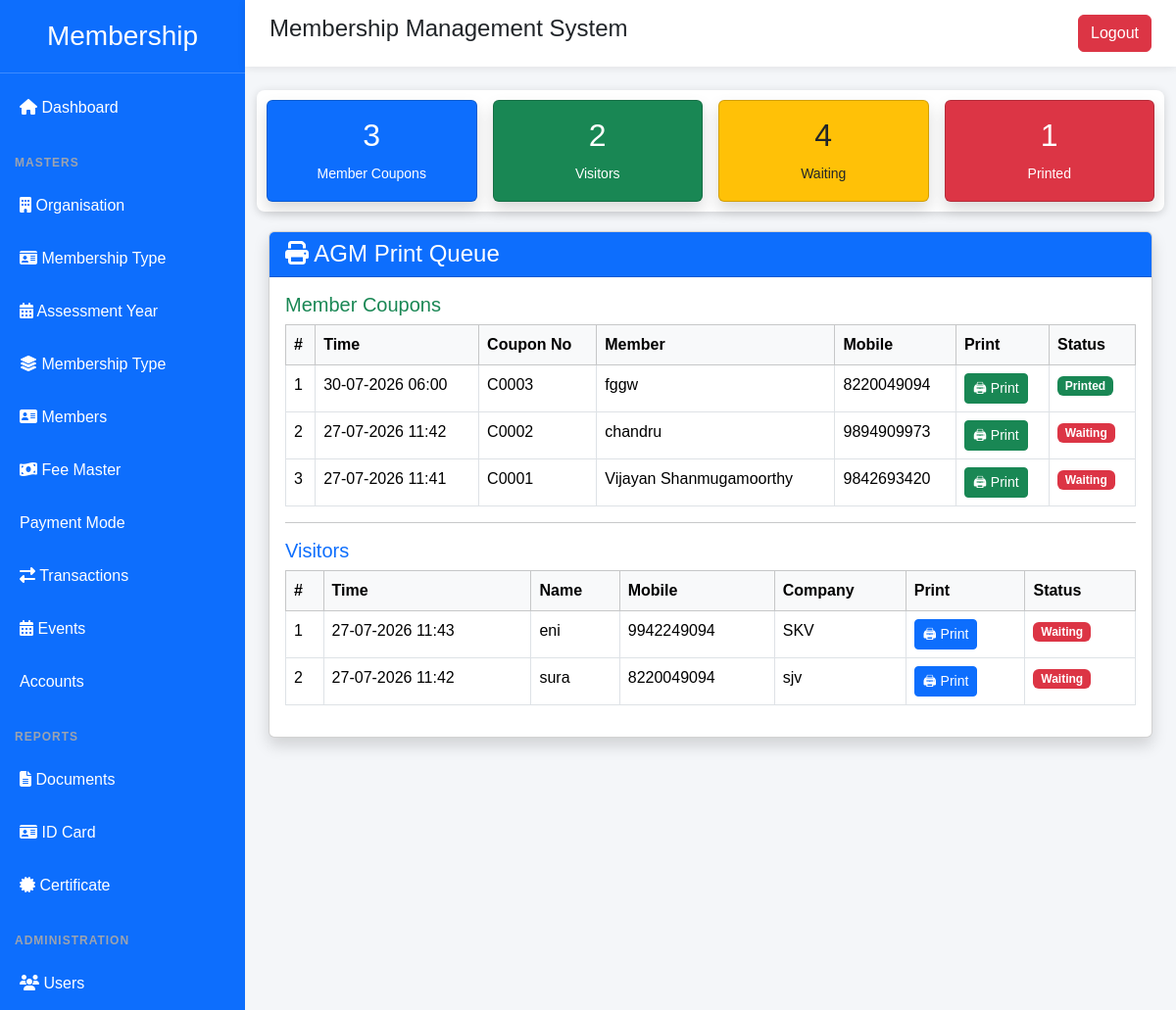
The page /events/print-queue/ (signed in) on the database as committed earlier.
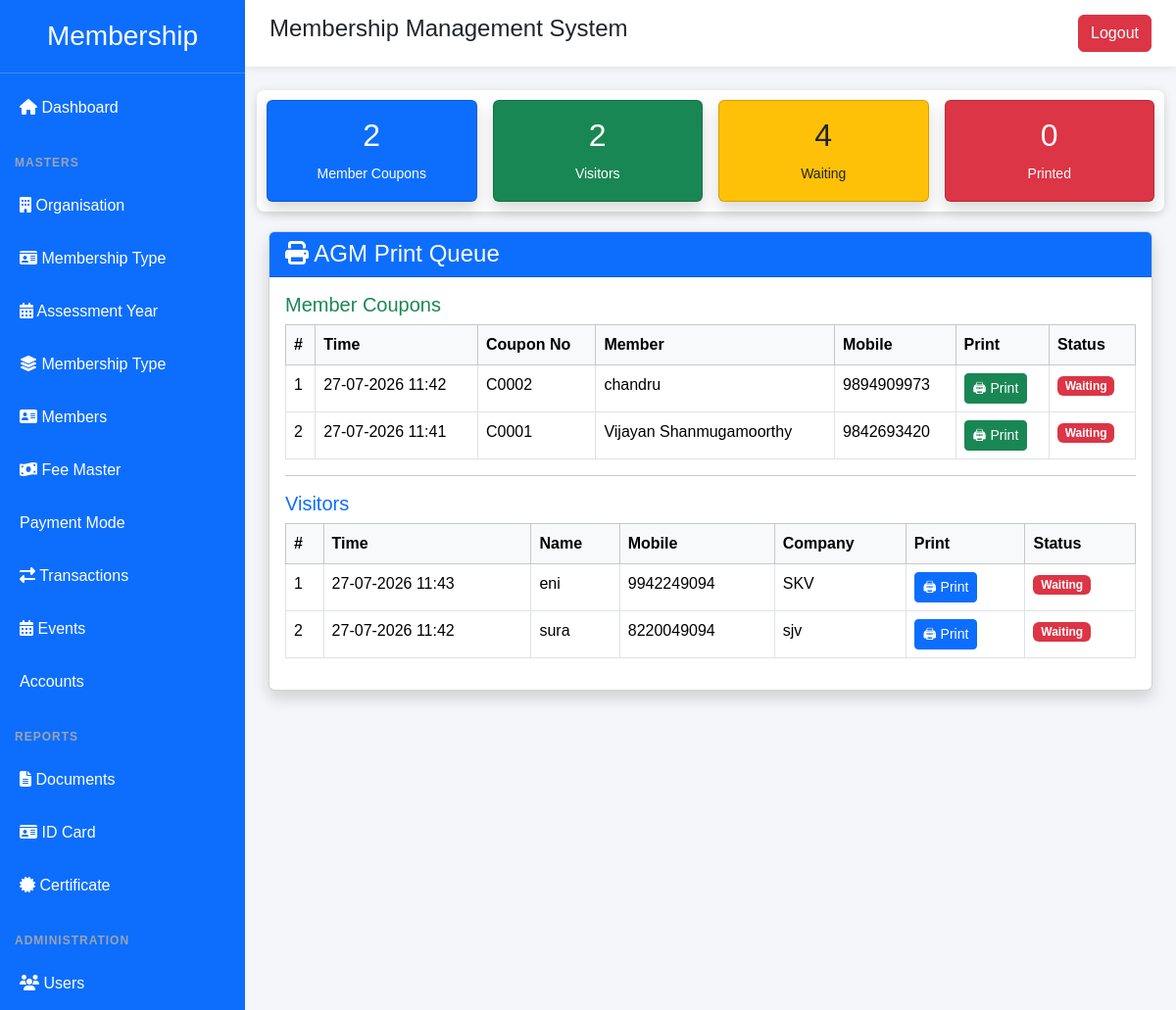
The same page on the database as committed later.
### events/models.py (models this page shows, shortened)
class EventCoupon(models.Model):
    coupon_no = models.CharField(
        max_length=20,
        unique=True,
        blank=True
    )
    event = models.ForeignKey(
        Event,
        on_delete=models.CASCADE,
        related_name="coupons"
    )
    attendance = models.OneToOneField(
        EventAttendance,
        on_delete=models.CASCADE,
        related_name="coupon"
    )
    lucky_draw_no = models.PositiveIntegerField(
        default=0
    )
    qr_code = models.ImageField(
        upload_to="coupon_qr/",
        blank=True,
        null=True
    )
    printed = models.BooleanField(default=False)
    is_winner = models.BooleanField(default=False)
    prize_name = models.CharField(
        max_length=200,
        blank=True
    )
    printed = models.BooleanField(
        default=False
    )
    printed_at = models.DateTimeField(
        null=True,
        blank=True
    )
    issued_at = models.DateTimeField(auto_now_add=True)
    class Meta:
        ordering = ["coupon_no"]

class EventAttendance(models.Model):
    ENTRY_TYPES = (
        ("MEMBER", "Member"),
        ("VISITOR", "Visitor"),
    )
    CHECKIN_METHODS = (
        ("QR", "QR Scan"),
        ("MANUAL", "Manual Entry"),
        ("ADMIN", "Admin Entry"),
    )
    STATUS = (
        ("PRESENT", "Present"),
        ("CANCELLED", "Cancelled"),
    )
    status = models.CharField(
        max_length=20,
        choices=STATUS,
        default="PRESENT",
    )
    event = models.ForeignKey(
        Event,
        on_delete=models.CASCADE,
        related_name="attendances"
    )
    member = models.ForeignKey(
        Member,
        on_delete=models.CASCADE,
        null=True,
        blank=True
    )
    entry_type = models.CharField(
        max_length=10,
        choices=ENTRY_TYPES,
        default="MEMBER"
    )
    checkin_method = models.CharField(
        max_length=10,
        choices=CHECKIN_METHODS,
        default="QR"
    )
    check_in_time = models.DateTimeField(
        auto_now_add=True
    )
    coupon_issued = models.BooleanField(
        default=False
    )
    remarks = models.TextField(
        blank=True
    )
    class Meta:
        ordering = ["-check_in_time"]
        constraints = [
            models.UniqueConstraint(
                fields=["event", "member"],
                name="unique_member_attendance_per_event"
            )
        ]

class EventVisitor(models.Model):
    event = models.ForeignKey(
        Event,
        on_delete=models.CASCADE,
        related_name="visitors"
    )
    visitor_name = models.CharField(
        max_length=200
    )
    mobile = models.CharField(
        max_length=15
    )
    company = models.CharField(
        max_length=200,
        blank=True
    )
    city = models.CharField(
        max_length=100,
        blank=True
    )
    email = models.EmailField(
        blank=True
    )
    referred_by = models.ForeignKey(
        Member,
        on_delete=models.SET_NULL,
        null=True,
        blank=True,
    )
    attendance = models.OneToOneField(
        EventAttendance,
        on_delete=models.CASCADE,
        null=True,
        blank=True
    )
    printed = models.BooleanField(
        default=False
    )
    printed_at = models.DateTimeField(
        null=True,
        blank=True
    )
    created_at = models.DateTimeField(
        auto_now_add=True
    )
    class Meta:
        ordering = ["-created_at"]
        constraints = [
            models.UniqueConstraint(
                fields=["event", "mobile"],
                name="unique_visitor_mobile_per_event"
            )
        ]

### membership/models.py (models this page shows, shortened)
class Member(models.Model):
    STATUS_CHOICES = (
        ("ACTIVE", "Active"),
        ("INACTIVE", "Inactive"),
        ("SUSPENDED", "Suspended"),
    )
    member_no = models.PositiveIntegerField(unique=True)
    membership_no = models.CharField(max_length=50, unique=True)
    joining_date = models.DateField()
    membership_valid_upto = models.DateField()
    organisation = models.ForeignKey(
        Organisation,
        on_delete=models.CASCADE,
    )
    assessment_year = models.ForeignKey(
    AssessmentYear,
    on_delete=models.CASCADE,
    null=True,
    blank=True,
)
    membership_type = models.ForeignKey(
    MembershipType,
    on_delete=models.PROTECT
)
    status = models.CharField(
        max_length=20,
        choices=STATUS_CHOICES,
        default="ACTIVE"
    )
    owner_name = models.CharField(max_length=200)
    company_name = models.CharField(max_length=200)
    brand_name = models.CharField(max_length=200, blank=True)
    photo = models.ImageField(upload_to="members/photos/", blank=True)
    company_logo = models.ImageField(upload_to="members/logo/", blank=True)
    mobile = models.CharField(max_length=15)
    whatsapp = models.CharField(max_length=15, blank=True)
    email = models.EmailField(blank=True)
    website = models.URLField(blank=True)
    address = models.TextField()
    district = models.CharField(max_length=100)
    state = models.CharField(max_length=100)
    pincode = models.CharField(max_length=10)
    latitude = models.DecimalField(
        max_digits=10,
        decimal_places=7,
        null=True,
        blank=True
    )
    longitude = models.DecimalField(
        max_digits=10,
        decimal_places=7,
        null=True,
        blank=True
    )
    qr_code = models.ImageField(
        upload_to="members/qrcode/",
        blank=True,
        null=True,
    )
    gst_no = models.CharField(max_length=30, blank=True)
    fssai_no = models.CharField(max_length=30, blank=True)
    udyam_no = models.CharField(max_length=30, blank=True)
    factory_license_no = models.CharField(max_length=30, blank=True)
    do_license_no = models.CharField(max_length=30, blank=True)
    trade_license_no = models.CharField(max_length=30, blank=True)
    fire_noc_no = models.CharField(max_length=30, blank=True)
    pollution_no = models.CharField(max_length=30, blank=True)
    remarks = models.TextField(blank=True)
    created_at = models.DateTimeField(auto_now_add=True)
    updated_at = models.DateTimeField(auto_now=True)

### events/views.py (the view)
@login_required(login_url="login")
def print_queue(request):
    members = EventCoupon.objects.select_related(
        "attendance__member"
    ).order_by("-issued_at")
    visitors = EventVisitor.objects.order_by("-created_at")
    member_waiting = EventCoupon.objects.filter(printed=False).count()
    visitor_waiting = EventVisitor.objects.filter(printed=False).count()
    waiting_count = member_waiting + visitor_waiting
    member_printed = EventCoupon.objects.filter(printed=True).count()
    visitor_printed = EventVisitor.objects.filter(printed=True).count()
    printed_count = member_printed + visitor_printed
    return render(
        request,
        "events/print_queue.html",
        {
            "members": members,
            "visitors": visitors,
            "waiting_count": waiting_count,
            "printed_count": printed_count,
        }
    )

### events/templates/events/print_queue.html (shortened to what the changed rows need)
{% extends "membership/base.html" %}
{% load static %}
{% block content %}
 <div class="sticky-dashboard">
    <div class="row g-3">
        <div class="col-md-3">
            <div class="card bg-primary text-white shadow">
                <div class="card-body text-center">
                    <h2>{{ members.count }}</h2>
                    <small>Member Coupons</small>
                </div>
            </div>
        </div>
        <div class="col-md-3">
            <div class="card bg-success text-white shadow">
                <div class="card-body text-center">
                    <h2>{{ visitors.count }}</h2>
                </div>
            </div>
        </div>
        <div class="col-md-3">
            <div class="card bg-warning text-dark shadow">
                <div class="card-body text-center">
                    <h2>{{ waiting_count }}</h2>
                </div>
            </div>
        </div>
        <div class="col-md-3">
            <div class="card bg-danger text-white shadow">
                <div class="card-body text-center">
                    <h2>{{ printed_count }}</h2>
                    <small>Printed</small>
                </div>
            </div>
        </div>
    </div>
</div>
<div class="container-fluid mt-3">
    <div class="card shadow">
        <div class="card-body">
            <table class="table table-bordered table-hover">
                <thead class="table-light">
                    <tr>
                        <th>#</th>
                        <th>Time</th>
                        <th>Coupon No</th>
                        <th>Member</th>
                        <th>Mobile</th>
                        <th>Print</th>
                        <th>Status</th>
                    </tr>
                </thead>
                <tbody>
                {% for coupon in members %}
                    <tr>
                        <td>{{ forloop.counter }}</td>
                        <td>{{ coupon.issued_at|date:"d-m-Y H:i" }}</td>
                        <td>{{ coupon.coupon_no }}</td>
                        <td>{{ coupon.attendance.member.owner_name }}</td>
                        <td>{{ coupon.attendance.member.mobile }}</td>
                        <td>
                            <a href="{% url 'coupon_print' coupon.id %}?autoprint=1"
   target="_blank"
   class="btn btn-success btn-sm">
    🖨 Print
</a>
                        </td>
                        <td>
                            {% if coupon.printed %}
                                <span class="badge bg-success">Printed</span>
                            {% else %}
                                <span class="badge bg-danger">Waiting</span>
                            {% endif %}
                            </td>
                    </tr>
                {% empty %}
                    <tr>
                        <td colspan="5" class="text-center">
                            No member coupons.
                        </td>
                    </tr>
                {% endfor %}
                </tbody>
            </table>
            <table class="table table-bordered table-hover">
                <thead class="table-light">
                    <tr>
                        <th>#</th>
                        <th>Time</th>
                        <th>Name</th>
                        <th>Mobile</th>
                        <th>Company</th>
                        <th>Print</th>
                        <th>Status</th>
                    </tr>
                </thead>
                <tbody>
                {% for visitor in visitors %}
                    <tr>
                        <td>{{ forloop.counter }}</td>
                        <td>{{ visitor.created_at|date:"d-m-Y H:i" }}</td>
                        <td>{{ visitor.visitor_name }}</td>
                        <td>{{ visitor.mobile }}</td>
                        <td>{{ visitor.company }}</td>
                        <td>
                            <a href="{% url 'visitor_pass_print' visitor.id %}"
   target="_blank"
   class="btn btn-primary btn-sm">
    🖨 Print
</a>
                        </td>
                        <td>
{% if visitor.printed %}
    <span class="badge bg-success">Printed</span>
{% else %}
    <span class="badge bg-danger">Waiting</span>
{% endif %}
</td>
                    </tr>
                {% empty %}
                    <tr>
                        <td colspan="5" class="text-center">
                            No visitors.
                        </td>
                    </tr>
                {% endfor %}
                </tbody>
            </table>
        </div>
    </div>
</div>
{% endblock %}

Rows that differ between the two databases and show on the page:
removed EventCoupon: issued_at "30-07-2026 06:00", coupon_no "C0003", attendance.member.owner_name "fggw", attendance.member.mobile "8220049094", printed "Printed"
Other text that changed with them:
{{ members.count }}: "3" → "2"
{{ printed_count }}: "1" → "0"
